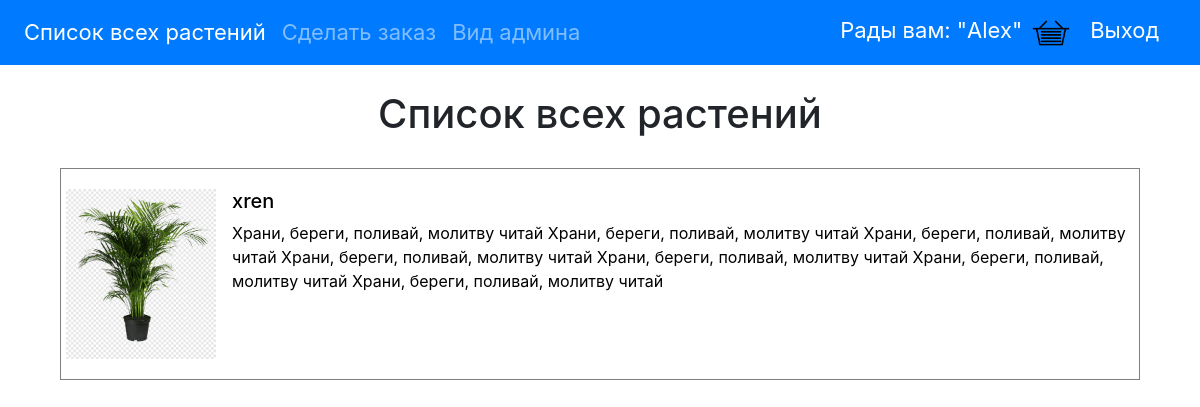
/plants/, run on an earlier commit of the app's database.
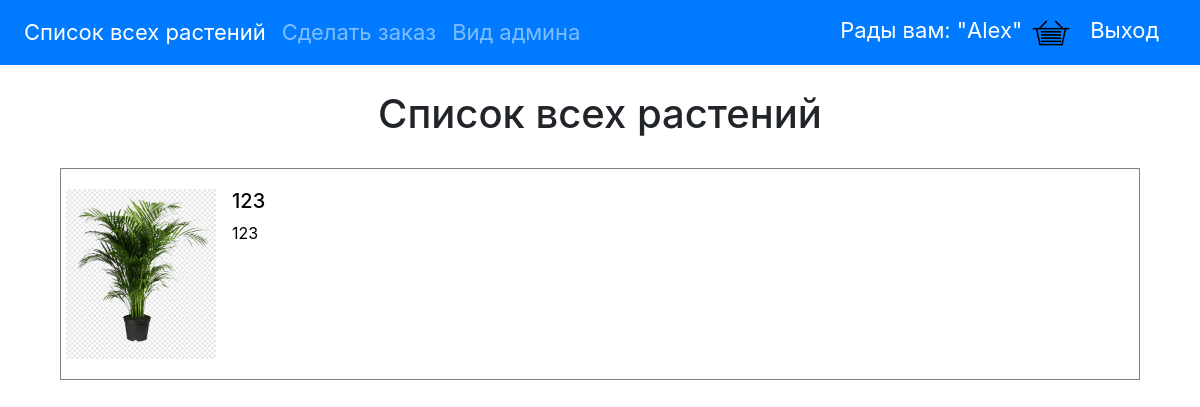
And on a later commit of the database.
### myproject/apps/plants/models.py (models this page shows)
class Plant(models.Model):
    plant_name = models.CharField('Наименование растения', max_length = 255)
    plant_requirements = models.TextField('Требование по уходу')
    plant_type = models.ForeignKey(PlantType, on_delete = models.CASCADE)
    plant_window_type = models.ForeignKey(WindowType, on_delete = models.CASCADE)

### myproject/apps/plants/views.py (the view)
# urls.py: path('', views.list, name = 'list'),
def list(request):
    plants_list = Plant.objects.all()
    return render(request, 'plants/user/list.html', {'plants_list': plants_list})

### myproject/templates/plants/user/list.html (shortened to what this page needs)
{% extends 'user_template.html' %}
{% load static %}
{% block content %}
<div class="container">
    <div class="plants-list col-12 align-content-center">
        <h1 class="text-center">Список всех растений</h1>
        {% if plants_list %}
        {% for plant in plants_list %}
        <a class="media plants-list__item list-item" href="{% url 'plants:plant_detail' plant.id %}">
            <div class="row justify-content-md-center">
                <div class="plants-list__img">
                    <img src="{% static 'images/1.png' %}" class="align-self-start mr-3" alt="...">
                </div>
                <div class="media-body">
                    <h5 class="mt-0">{{plant.plant_name}}</h5>
                    <p>{{plant.plant_requirements}}</p>
                </div>
            </div>
        </a>
        {% endfor %}
    </div>
</div>
{% else %}
Растения не найдены!
{% endif %}
{% endblock %}

### myproject/templates/user_template.html (shortened to what this page needs)
{% load static %}
<!doctype html>
<html lang="en">
<head>
    <link href="{% static 'css/style.css' %}" rel="stylesheet">
</head>
<body>
<nav class="navbar navbar-expand-lg navbar-dark bg-primary">
    <div class="collapse navbar-collapse" id="navbarNav">
        <ul class="navbar-nav">
            <li class="nav-item active">
                <a class="nav-link" href="{% url 'plants:list' %}">Список всех растений</a>
            </li>
            <li class="nav-item">
                <a class="nav-link" href="#">Сделать заказ</a>
            </li>
            <li class="nav-item">
                <a class="nav-link" href="{% url 'plants:admin_list' %}">Вид админа</a>
            </li>
        </ul>
    </div>
    <div class="user-authorized">
        <div class="user-name">
            Рады вам: "Alex"
        </div>
        <div class="order-button">
            <a class="order-button__link" href="#">
                <img class="order-button__image" src="{% static 'images/basket.png' %}" alt="">
            </a>
        </div>
        <div class="navbar-button logout-button">
            <a href="#">Выход</a>
        </div>
    </div>
</nav>
{% block content %} {% endblock %}
</body>
</html>

What changed in the data, as far as the page shows it:
removed Plant: plant_name "xren", plant_requirements "Храни, береги, поливай, молитву читай Храни, береги, поливай, молитву читай Храни, береги, поливай, молитву читай Храни, береги, поливай, молитву читай Храни, береги, поливай, молитву читай Храни, береги, поливай, молитву читай Храни, береги, поливай, молитву читай"
added Plant: plant_name "123", plant_requirements "123"
